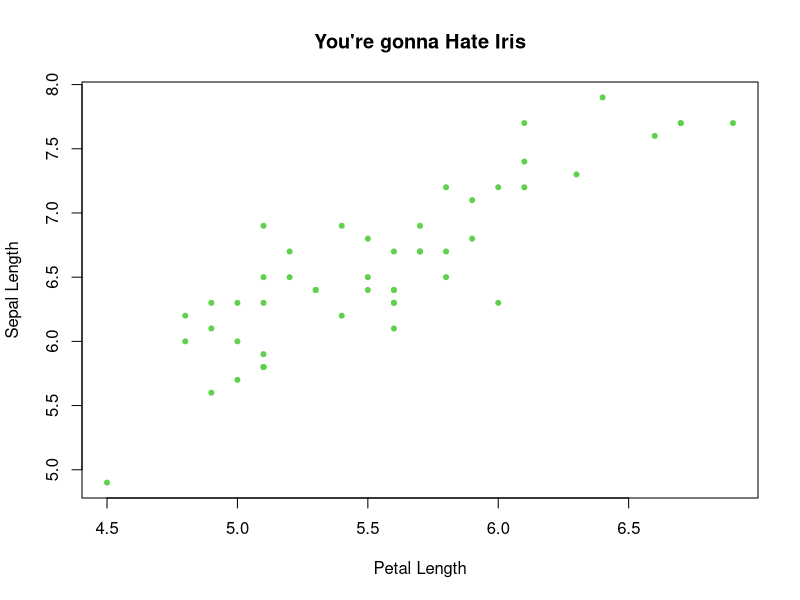
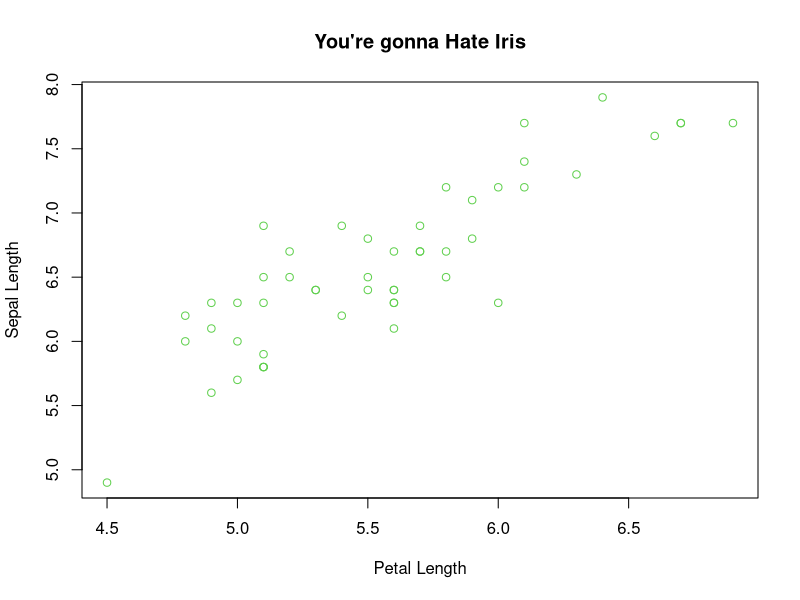
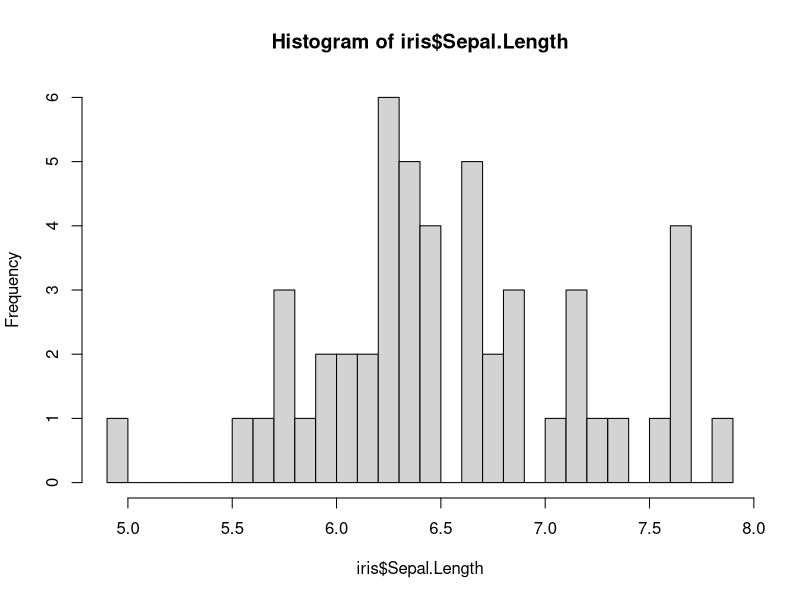
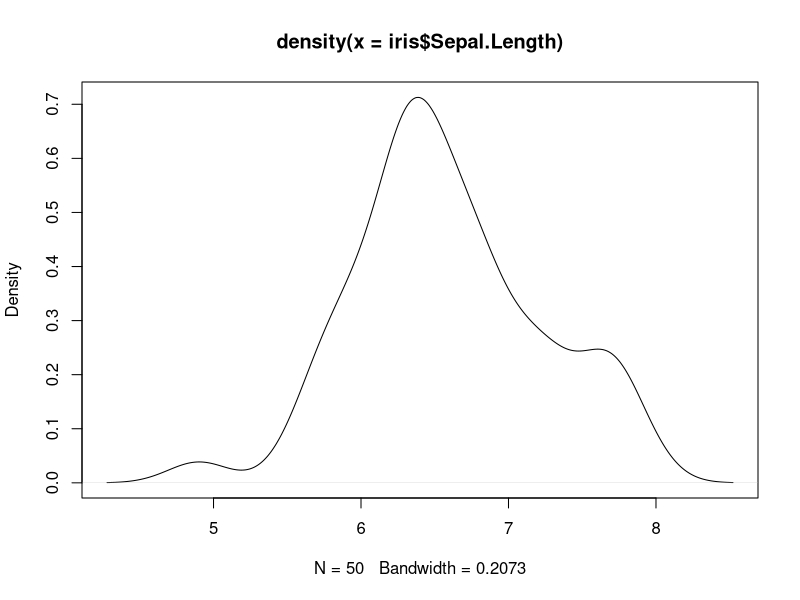
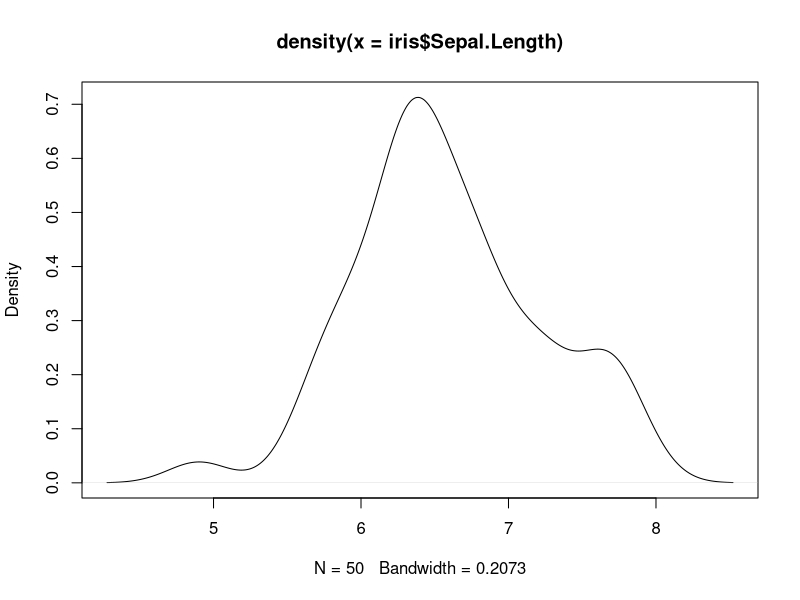

The R script that drew these images, in order:
library(tidyverse)

# load some data

data("iris")

# subset directions for Tidyverse
# iris <- iris %>% filter(Species == "virginica")
iris <- iris %>% filter(Species == "virginica")

glimpse(iris)


# plot Sepal.Length is y-axis; Petal.Length is x-axis
# colored points in scatter plot by Species

plot(iris$Petal.Length,iris$Sepal.Length,col=iris$Species,pch=20,main = "You're gonna Hate Iris",xlab = "Petal Length",ylab = "Sepal Length")

summary(iris)

# Boxplot of Sepal Length as function of Species

plot(iris$Petal.Length,iris$Sepal.Length,main = "You're gonna Hate Iris",xlab = "Petal Length",ylab = "Sepal Length",col=iris$Species)

hist(iris$Sepal.Length,breaks = 30)

plot(density(iris$Sepal.Length))


#how to save a plot
#jpeg=open door
#give it a file path and directions for what is being saved
#dev.off=close the door to saving. Do not forget this step!!



jpeg("densityplot.jpeg")
plot(density(iris$Sepal.Length))
dev.off()






